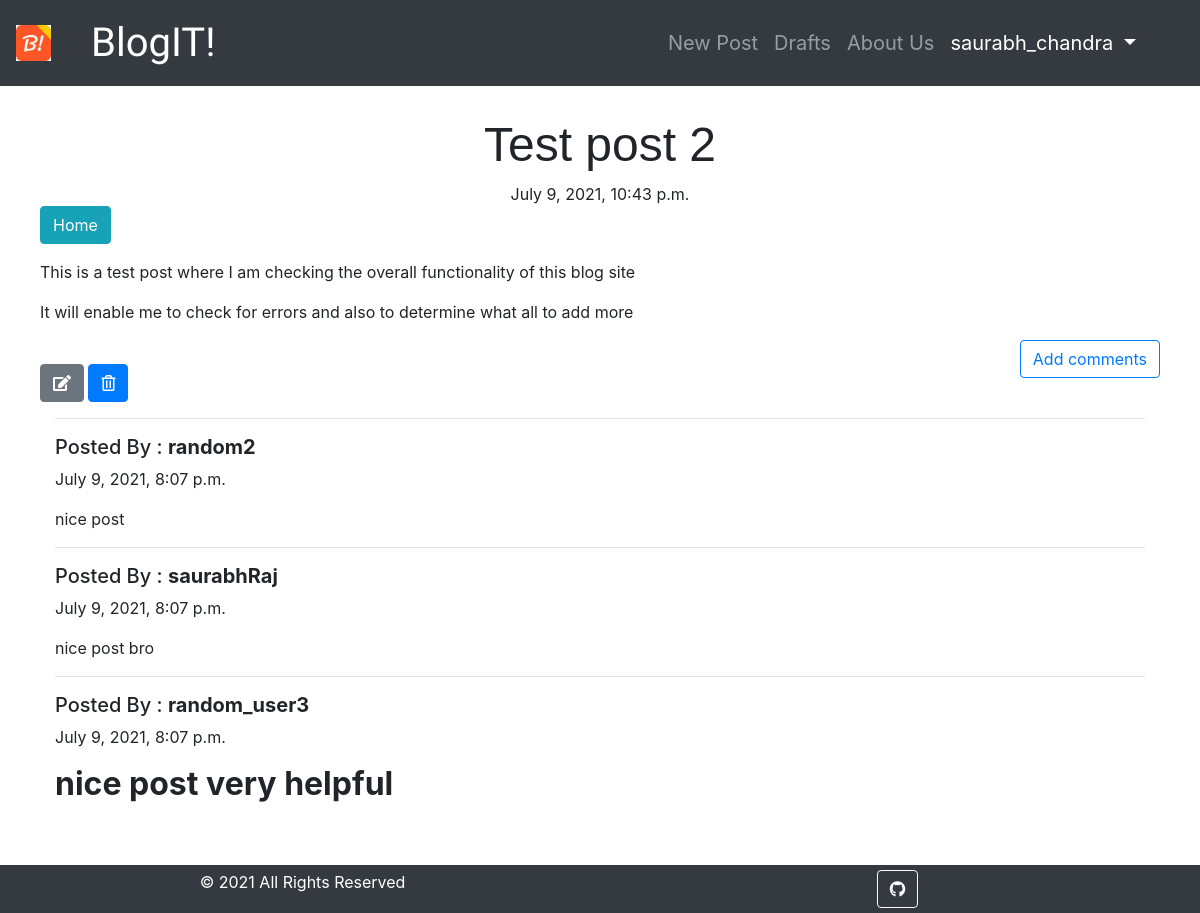
The app's page /post/10 (signed in) with its own data.
### blog/models.py (models this page shows, shortened)
class Post(models.Model):
    author = models.ForeignKey('auth.User', on_delete=models.CASCADE)
    title = models.CharField(max_length=200)
    text = models.TextField()
    created_date = models.DateTimeField(default=timezone.now)
    published_date = models.DateTimeField(blank=True,null=True)

class Comment(models.Model):
    post = models.ForeignKey('blog.Post', related_name='comments', on_delete=models.CASCADE)
    author = models.CharField(max_length=200)
    text = models.TextField()
    created_date = models.DateTimeField(default=timezone.now())
    approved_comment = models.BooleanField(default=False)

### blog/views.py (the view)
# urls.py: url(r'^post/(?P<pk>\d+)$',views.PostDetailView.as_view(),name='post_detail'),
class PostDetailView(DetailView):
    model = Post

### blog/templates/blog/post_detail.html (shortened to what this page needs)
{% extends 'blog/base.html' %}
{% block content %}
    <h1 class="posttitle loader" style="margin-top: 20px;">{{post.title}}</h1>
    {% if post.published_date %}
        <div class="date postdate">
            {{ post.published_date }}
        </div>
    {% else %}
        <a class="btn btn-dark" href="{% url 'post_publish' pk=post.pk %}">Publish</a>
    {% endif %}
    <a class="btn btn-info" href="{% url 'post_list' %}">Home</a>
    <p class='postcontent'>{{post.text|safe|linebreaksbr}}
        <a class="btn btn-outline-primary float-right" href="{% url 'add_comment_to_post' pk=post.pk %}">Add comments</a>
    </p>
    <br>
    {% if user.is_authenticated %}
        <a class="btn btn-secondary" title="Edit" href="{% url 'post_edit' pk=post.pk %}"><i class="fas fa-edit"></i></a>
        <a class="btn btn-primary" title="Delete Post" href="{% url 'post_remove' pk=post.pk %}"><i class="far fa-trash-alt"></i></a>
    {% endif %}
<br>
    <div class="container" style="margin-bottom: 50px;">
        {% for comment in post.comments.all %}
            <hr>
            {% if user.is_authenticated or comment.approved_comment %}
                <p><h5>Posted By : <b>{{comment.author}}</b></h5>{{comment.created_date}}</p>
                {{comment.text|safe|linebreaks}}
            {% endif %}
            {% empty %}
                <hr><p>No Comments</p>
        {% endfor %}
    </div>
{% endblock content %}

### blog/templates/blog/base.html (shortened to what this page needs)
<!DOCTYPE html>
{% load static %}
<html>
    <head>
        <link rel="stylesheet" href="{% static 'css/blog.css' %}">
        <link rel="stylesheet" href="https://maxcdn.bootstrapcdn.com/bootstrap/4.5.2/css/bootstrap.min.css">
        <link rel="stylesheet" href="//cdn.jsdelivr.net/npm/medium-editor@latest/dist/css/medium-editor.min.css" type="text/css" media="screen" charset="utf-8">
        <link rel="stylesheet" href="https://use.fontawesome.com/releases/v5.7.0/css/all.css">
    </head>
    <body>
        <nav class="navbar navbar-expand-md bg-dark navbar-dark">
            <img alt="logo" style="width: 3%; height: auto;" class="img-responsive" /></a>
            <a class="navbar-brand bigbrand" href="{% url 'post_list' %}" style="font-size:40px; margin-left: 40px;">BlogIT!</a>
            <div class="collapse navbar-collapse navbar-right" id="collapsibleNavbar">
                <ul class="navbar-nav ml-auto" style="margin-right: 40px; font-size: 20px;">
                    {% if user.is_authenticated %}
                        <li class="nav-item"><a class="nav-link" href="{% url 'post_new' %}">New Post</a></li>
                        <li class="nav-item"><a class="nav-link" href="{% url 'post_draft_list' %}">Drafts</a></li>
                        <li class="nav-item"><a class="nav-link" href="{% url 'about' %}">About Us</a></li>
                        <li class="nav-item dropdown">
                            <a class="nav-link active dropdown-toggle" href="#" id="navbardrop" data-toggle="dropdown">
                                {{user.username}}
                            </a>
                          </li>
                    {% else %}
                        <li class="nav-item"><a class="nav-link" href="{% url 'about' %}">About Us</a></li>
                        <li class="nav-item"><a class="nav-link active" href="{% url 'login'%}">Login <i class="fa fa-user"></i></a></li>
                    {% endif %}
                </ul>
            </div>
        </nav>
        <div class="container" style="padding:10px; padding-bottom:60px;">
            <div class="blog_posts">
                    {% block content %}
                    {% endblock content %}
            </div>
        </div>
        <div class="container-fluid">
            <div class="row bg-dark text-center text-white" style="position: fixed; bottom: 0; width: 100%; padding: 5px;">
                <div class="col">© 2021 All Rights Reserved</div>
                <div class="col"><a class="btn btn-outline-light btn-floating" href="https://github.com/Sarthak196/Blog_Page" target="_blank" role="button"><i class="fab fa-github"></i></a></div>
            </div>
        </div>
    </body>
</html>

### blog/static/css/blog.css (style rules this page uses)
.bigbrand { font-family: 'Courgette', cursive; font-size: 1.5em; color: white; }
.postdate { text-align: center; }
.posttitle { font-family:'Russo One',sans-serif; font-size: 3em; text-align: center; }
.postcontent { font-family: 'Motserrat',sans-serif; font-size: 1.5em; }

### records on screen
Post: title "Test post 2", published_date "July 9, 2021, 10:43 p.m.", text "This is a test post where I am checking the overall functionality of this blog site It will enable me to check for errors and also to determine what all to add more"
Comment: author "random2", created_date "July 9, 2021, 8:07 p.m.", text "nice post"
Comment: author "saurabhRaj", created_date "July 9, 2021, 8:07 p.m.", text "nice post bro"
Comment: author "random_user3", created_date "July 9, 2021, 8:07 p.m.", text "nice post very helpful"

### other values on screen
{{ user.username }} "saurabh_chandra"
